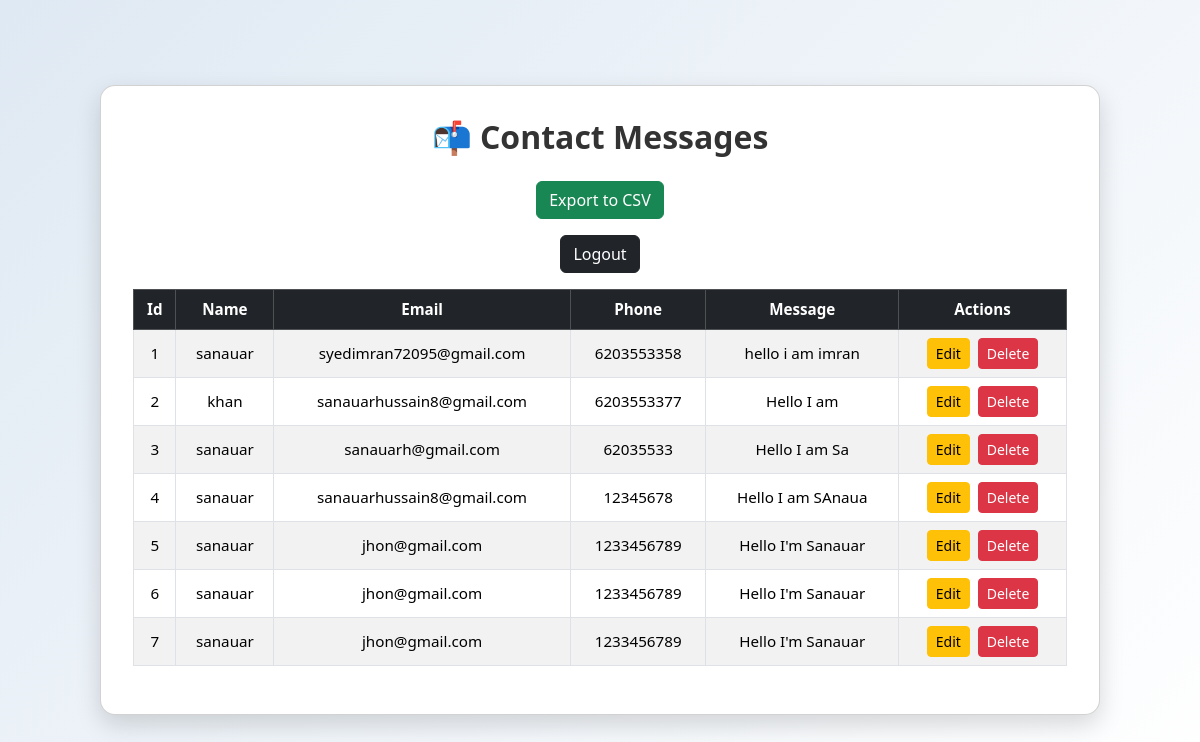
/admin/messages (signed in), run on the app's committed database.
### models.py (models this page shows, shortened)
class Contact(db.Model):
    id = db.Column(db.Integer, primary_key=True)
    name = db.Column(db.String(100), nullable=False)
    email = db.Column(db.String(150), nullable=False)
    address = db.Column(db.String(200), nullable=True)
    phone = db.Column(db.String(20), nullable=True)
    message = db.Column(db.Text, nullable=False)
    user_id = db.Column(db.Integer, db.ForeignKey('user.id'))
    created_at = db.Column(db.DateTime, default=datetime.utcnow)

### app.py (the view)
@app.route('/admin/messages')
def admin_messages():
    if 'email' not in session:
        flash("Please log in first.", "danger")
        return redirect('/login')
    messages = Contact.query.order_by(Contact.id.desc()).all()
    return render_template('admin_messages.html', messages=messages)

### app.py (called while the page is built)
@app.after_request
def add_no_cache_headers(response):
    response.headers['Cache-Control'] = 'no-store, no-cache, must-revalidate, max-age=0'
    response.headers['Pragma'] = 'no-cache'
    response.headers['Expires'] = '0'
    return response

### templates/admin_messages.html (shortened to what this page needs)
<!DOCTYPE html>
<html lang="en">
<head>
  <link href="https://cdn.jsdelivr.net/npm/bootstrap@5.3.3/dist/css/bootstrap.min.css" rel="stylesheet" />
</head>
<body>
  <div class="card">
    <h2>📬 Contact Messages</h2>
    <a href="{{ url_for('export_messages') }}" class="btn btn-success btn-export">Export to CSV</a>
    <a href="{{ url_for('logout') }}" class="btn btn-dark btn-export">Logout</a>
    <div class="table-responsive">
      <table class="table table-striped table-bordered text-center align-middle">
        <thead class="table-dark">
          <tr>
            <th>Id</th>
            <th>Name</th>
            <th>Email</th>
            <th>Phone</th>
            <th>Message</th>
            <th>Actions</th>
          </tr>
        </thead>
        <tbody>
          {% for msg in messages %}
          <tr>
            <td>{{ loop.index }}</td>
            <td>{{ msg.name }}</td>
            <td>{{ msg.email }}</td>
            <td>{{ msg.phone }}</td>
            <td>{{ msg.message }}</td>
            <td>
        <a href="{{ url_for('update_message', message_id=msg.id) }}" class="btn btn-sm btn-warning">Edit</a>&nbsp;
        <a href="{{ url_for('delete_message', message_id=msg.id) }}" class="btn btn-sm btn-danger" onclick="return confirm('Are you sure you want to delete this message?');">Delete</a>
      </td>
          </tr>
          {% else %}
          <tr>
            <td colspan="5" class="text-muted">No messages found.</td>
          </tr>
          {% endfor %}
        </tbody>
      </table>
    </div>
  </div>
</body>
</html>

### templates/admin_messages.html (style rules this page uses)
body { background: linear-gradient(135deg, #dfe9f3, #ffffff); min-height: 100vh; display: flex; align-items: center; justify-content: center; padding: 1rem; }
.card { border-radius: 15px; box-shadow: 0 10px 25px rgba(0, 0, 0, 0.15); padding: 2rem; width: 100%; max-width: 1000px; background: #fff; }
h2 { text-align: center; font-weight: bold; color: #333; margin-bottom: 1.5rem; }
.btn-export { display: block; margin: 0 auto 1rem auto; }
.table-responsive { overflow-x: auto; }
table { font-size: 0.95rem; }

### data on the page
Contact: name "sanauar", email "syedimran72095@gmail.com", phone "6203553358", message "hello i am imran"
Contact: name "khan", email "sanauarhussain8@gmail.com", phone "6203553377", message "Hello I am"
Contact: name "sanauar", email "sanauarh@gmail.com", phone "62035533", message "Hello I am Sa"
Contact: name "sanauar", email "sanauarhussain8@gmail.com", phone "12345678", message "Hello I am SAnaua"
Contact: name "sanauar", email "jhon@gmail.com", phone "1233456789", message "Hello I'm Sanauar"
Contact: name "sanauar", email "jhon@gmail.com", phone "1233456789", message "Hello I'm Sanauar"
Contact: name "sanauar", email "jhon@gmail.com", phone "1233456789", message "Hello I'm Sanauar"
